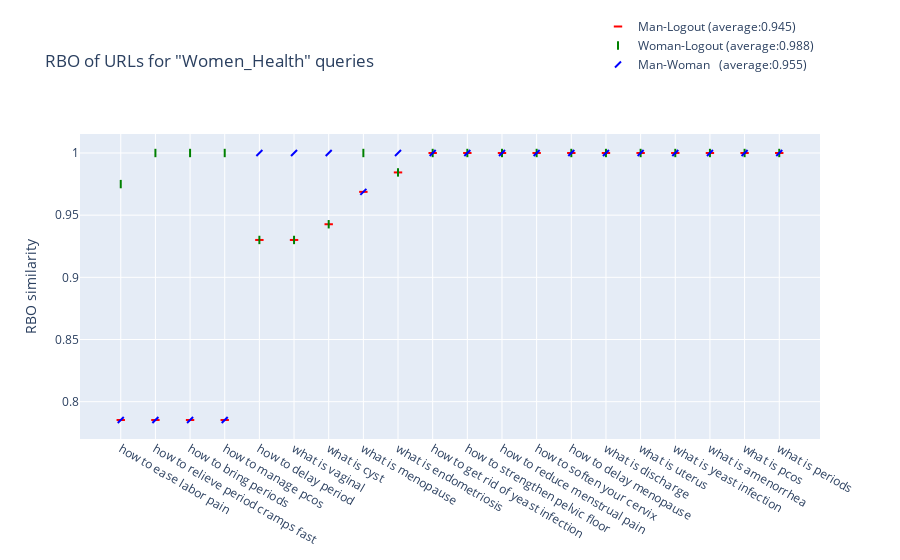

The cell this chart's notebook holds for it:
### Code cell
Plot(data=[all_queries, res_man, res_woman, res_man_woman, average,'URLs'],
     metrics='RBO',
     category="Women_Health")

### Figure 1 — Plotly figure (JSON) as saved in the notebook; plotly's stock layout.template omitted (floating-point values rounded to 4 significant figures)
{"data": [{"marker": {"color": "red", "line": {"color": "red", "width": 2}, "symbol": "line-ew"}, "mode": "markers", "name": "Man-Logout (average:0.945)", "type": "scatter", "x": ["how to ease labor pain", "how to relieve period cramps fast", "how to bring periods", "how to manage pcos", "how to delay period", "what is vaginal", "what is cyst", "what is menopause", "what is endometriosis", "how to get rid of yeast infection", "how to strengthen pelvic floor", "how to reduce menstrual pain ", "how to soften your cervix", "how to delay menopause", "what is discharge", "what is uterus", "what is yeast infection", "what is amenorrhea", "what is pcos", "what is periods"], "y": [0.7853, 0.7853, 0.7853, 0.7853, 0.9301, 0.9301, 0.9427, 0.9688, 0.9844, 1, 1, 1, 1, 1, 1, 1, 1, 1, 1, 1]}, {"marker": {"color": "green", "line": {"color": "green", "width": 2}, "symbol": "line-ns"}, "mode": "markers", "name": "Woman-Logout (average:0.988)", "type": "scatter", "x": ["how to ease labor pain", "how to relieve period cramps fast", "how to bring periods", "how to manage pcos", "how to delay period", "what is vaginal", "what is cyst", "what is menopause", "what is endometriosis", "how to get rid of yeast infection", "how to strengthen pelvic floor", "how to reduce menstrual pain ", "how to soften your cervix", "how to delay menopause", "what is discharge", "what is uterus", "what is yeast infection", "what is amenorrhea", "what is pcos", "what is periods"], "y": [0.975, 1, 1, 1, 0.9301, 0.9301, 0.9427, 1, 0.9844, 1, 1, 1, 1, 1, 1, 1, 1, 1, 1, 1]}, {"marker": {"color": "blue", "line": {"color": "blue", "width": 2}, "symbol": "line-ne"}, "mode": "markers", "name": "Man-Woman   (average:0.955)", "type": "scatter", "x": ["how to ease labor pain", "how to relieve period cramps fast", "how to bring periods", "how to manage pcos", "how to delay period", "what is vaginal", "what is cyst", "what is menopause", "what is endometriosis", "how to get rid of yeast infection", "how to strengthen pelvic floor", "how to reduce menstrual pain ", "how to soften your cervix", "how to delay menopause", "what is discharge", "what is uterus", "what is yeast infection", "what is amenorrhea", "what is pcos", "what is periods"], "y": [0.7853, 0.7853, 0.7853, 0.7853, 1, 1, 1, 0.9688, 1, 1, 1, 1, 1, 1, 1, 1, 1, 1, 1, 1]}], "layout": {"autosize": true, "legend": {"x": 0.7, "y": 1.4}, "title": {"text": "RBO of URLs for \"Women_Health\" queries"}, "xaxis": {"autorange": true, "range": [-1.179, 20.18], "type": "category"}, "yaxis": {"autorange": true, "range": [0.7687, 1.017], "title": {"text": "RBO similarity"}, "type": "linear"}}}
